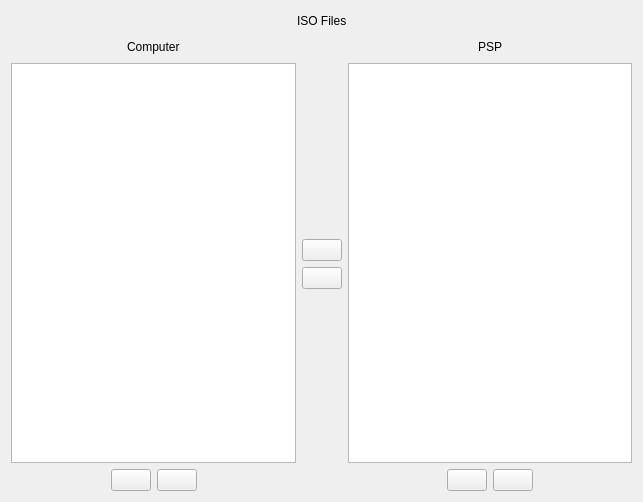
<ui version="4.0" >
 <class>ISOsWidget</class>
 <widget class="QWidget" name="ISOsWidget" >
  <property name="geometry" >
   <rect>
    <x>0</x>
    <y>0</y>
    <width>643</width>
    <height>502</height>
   </rect>
  </property>
  <property name="windowTitle" >
   <string>Form</string>
  </property>
  <layout class="QVBoxLayout" >
   <item>
    <layout class="QHBoxLayout" >
     <item>
      <spacer>
       <property name="orientation" >
        <enum>Qt::Horizontal</enum>
       </property>
       <property name="sizeHint" >
        <size>
         <width>40</width>
         <height>20</height>
        </size>
       </property>
      </spacer>
     </item>
     <item>
      <widget class="QLabel" name="labelTitle" >
       <property name="text" >
        <string>ISO Files</string>
       </property>
      </widget>
     </item>
     <item>
      <spacer>
       <property name="orientation" >
        <enum>Qt::Horizontal</enum>
       </property>
       <property name="sizeHint" >
        <size>
         <width>40</width>
         <height>20</height>
        </size>
       </property>
      </spacer>
     </item>
    </layout>
   </item>
   <item>
    <layout class="QHBoxLayout" >
     <item>
      <layout class="QVBoxLayout" >
       <item>
        <layout class="QHBoxLayout" >
         <item>
          <spacer>
           <property name="orientation" >
            <enum>Qt::Horizontal</enum>
           </property>
           <property name="sizeHint" >
            <size>
             <width>40</width>
             <height>20</height>
            </size>
           </property>
          </spacer>
         </item>
         <item>
          <widget class="QLabel" name="labelComputer" >
           <property name="text" >
            <string>Computer</string>
           </property>
          </widget>
         </item>
         <item>
          <spacer>
           <property name="orientation" >
            <enum>Qt::Horizontal</enum>
           </property>
           <property name="sizeHint" >
            <size>
             <width>40</width>
             <height>20</height>
            </size>
           </property>
          </spacer>
         </item>
        </layout>
       </item>
       <item>
        <widget class="QListWidget" name="listWidgetComputer" />
       </item>
       <item>
        <layout class="QHBoxLayout" >
         <item>
          <spacer>
           <property name="orientation" >
            <enum>Qt::Horizontal</enum>
           </property>
           <property name="sizeHint" >
            <size>
             <width>40</width>
             <height>20</height>
            </size>
           </property>
          </spacer>
         </item>
         <item>
          <widget class="QPushButton" name="pushButtonAddComputer" >
           <property name="toolTip" >
            <string>Add ISO</string>
           </property>
           <property name="text" >
            <string/>
           </property>
           <property name="icon" >
            <iconset resource="qpspmanager.qrc" >:/icons/plus.png</iconset>
           </property>
          </widget>
         </item>
         <item>
          <widget class="QPushButton" name="pushButtonRemoveComputer" >
           <property name="toolTip" >
            <string>Delete ISO</string>
           </property>
           <property name="text" >
            <string/>
           </property>
           <property name="icon" >
            <iconset resource="qpspmanager.qrc" >:/icons/minus.png</iconset>
           </property>
          </widget>
         </item>
         <item>
          <spacer>
           <property name="orientation" >
            <enum>Qt::Horizontal</enum>
           </property>
           <property name="sizeHint" >
            <size>
             <width>40</width>
             <height>20</height>
            </size>
           </property>
          </spacer>
         </item>
        </layout>
       </item>
      </layout>
     </item>
     <item>
      <layout class="QVBoxLayout" >
       <item>
        <spacer>
         <property name="orientation" >
          <enum>Qt::Vertical</enum>
         </property>
         <property name="sizeHint" >
          <size>
           <width>20</width>
           <height>40</height>
          </size>
         </property>
        </spacer>
       </item>
       <item>
        <widget class="QPushButton" name="pushButtonMoveToPSP" >
         <property name="toolTip" >
          <string>Copy ISOs to PSP</string>
         </property>
         <property name="text" >
          <string/>
         </property>
         <property name="icon" >
          <iconset resource="qpspmanager.qrc" >:/icons/1rightarrow.png</iconset>
         </property>
        </widget>
       </item>
       <item>
        <widget class="QPushButton" name="pushButtonMoveToComputer" >
         <property name="toolTip" >
          <string>Copy ISOs to Computer</string>
         </property>
         <property name="text" >
          <string/>
         </property>
         <property name="icon" >
          <iconset resource="qpspmanager.qrc" >:/icons/1leftarrow.png</iconset>
         </property>
        </widget>
       </item>
       <item>
        <spacer>
         <property name="orientation" >
          <enum>Qt::Vertical</enum>
         </property>
         <property name="sizeHint" >
          <size>
           <width>20</width>
           <height>40</height>
          </size>
         </property>
        </spacer>
       </item>
      </layout>
     </item>
     <item>
      <layout class="QVBoxLayout" >
       <item>
        <layout class="QHBoxLayout" >
         <item>
          <spacer>
           <property name="orientation" >
            <enum>Qt::Horizontal</enum>
           </property>
           <property name="sizeHint" >
            <size>
             <width>40</width>
             <height>20</height>
            </size>
           </property>
          </spacer>
         </item>
         <item>
          <widget class="QLabel" name="labelPSP" >
           <property name="text" >
            <string>PSP</string>
           </property>
          </widget>
         </item>
         <item>
          <spacer>
           <property name="orientation" >
            <enum>Qt::Horizontal</enum>
           </property>
           <property name="sizeHint" >
            <size>
             <width>40</width>
             <height>20</height>
            </size>
           </property>
          </spacer>
         </item>
        </layout>
       </item>
       <item>
        <widget class="QListWidget" name="listWidgetPSP" />
       </item>
       <item>
        <layout class="QHBoxLayout" >
         <item>
          <spacer>
           <property name="orientation" >
            <enum>Qt::Horizontal</enum>
           </property>
           <property name="sizeHint" >
            <size>
             <width>40</width>
             <height>20</height>
            </size>
           </property>
          </spacer>
         </item>
         <item>
          <widget class="QPushButton" name="pushButtonAddPSP" >
           <property name="toolTip" >
            <string>Add ISO</string>
           </property>
           <property name="text" >
            <string/>
           </property>
           <property name="icon" >
            <iconset resource="qpspmanager.qrc" >:/icons/plus.png</iconset>
           </property>
          </widget>
         </item>
         <item>
          <widget class="QPushButton" name="pushButtonRemovePSP" >
           <property name="toolTip" >
            <string>Delete ISO</string>
           </property>
           <property name="text" >
            <string/>
           </property>
           <property name="icon" >
            <iconset resource="qpspmanager.qrc" >:/icons/minus.png</iconset>
           </property>
          </widget>
         </item>
         <item>
          <spacer>
           <property name="orientation" >
            <enum>Qt::Horizontal</enum>
           </property>
           <property name="sizeHint" >
            <size>
             <width>40</width>
             <height>20</height>
            </size>
           </property>
          </spacer>
         </item>
        </layout>
       </item>
      </layout>
     </item>
    </layout>
   </item>
  </layout>
 </widget>
 <resources>
  <include location="qpspmanager.qrc" />
 </resources>
 <connections/>
</ui>
